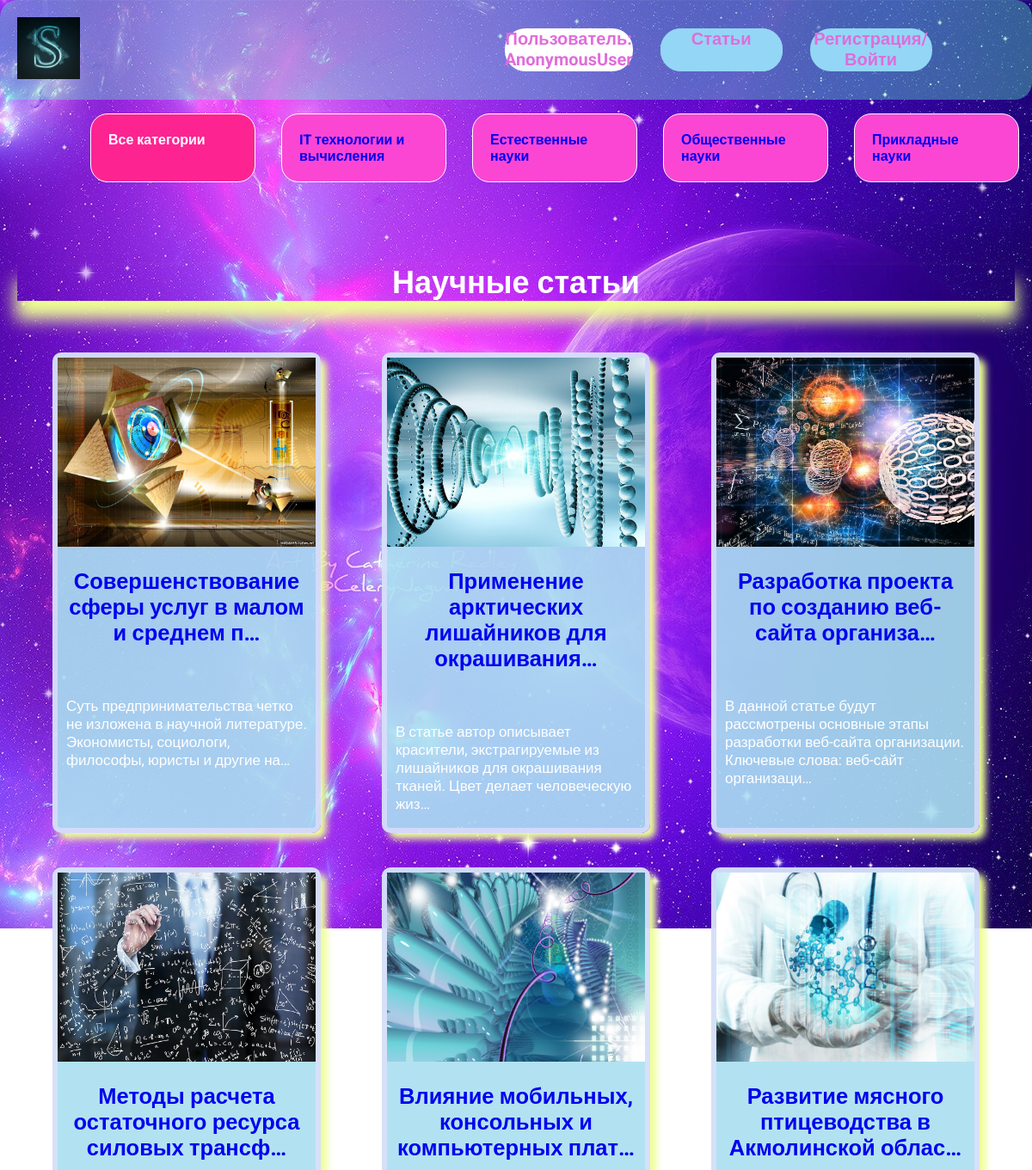
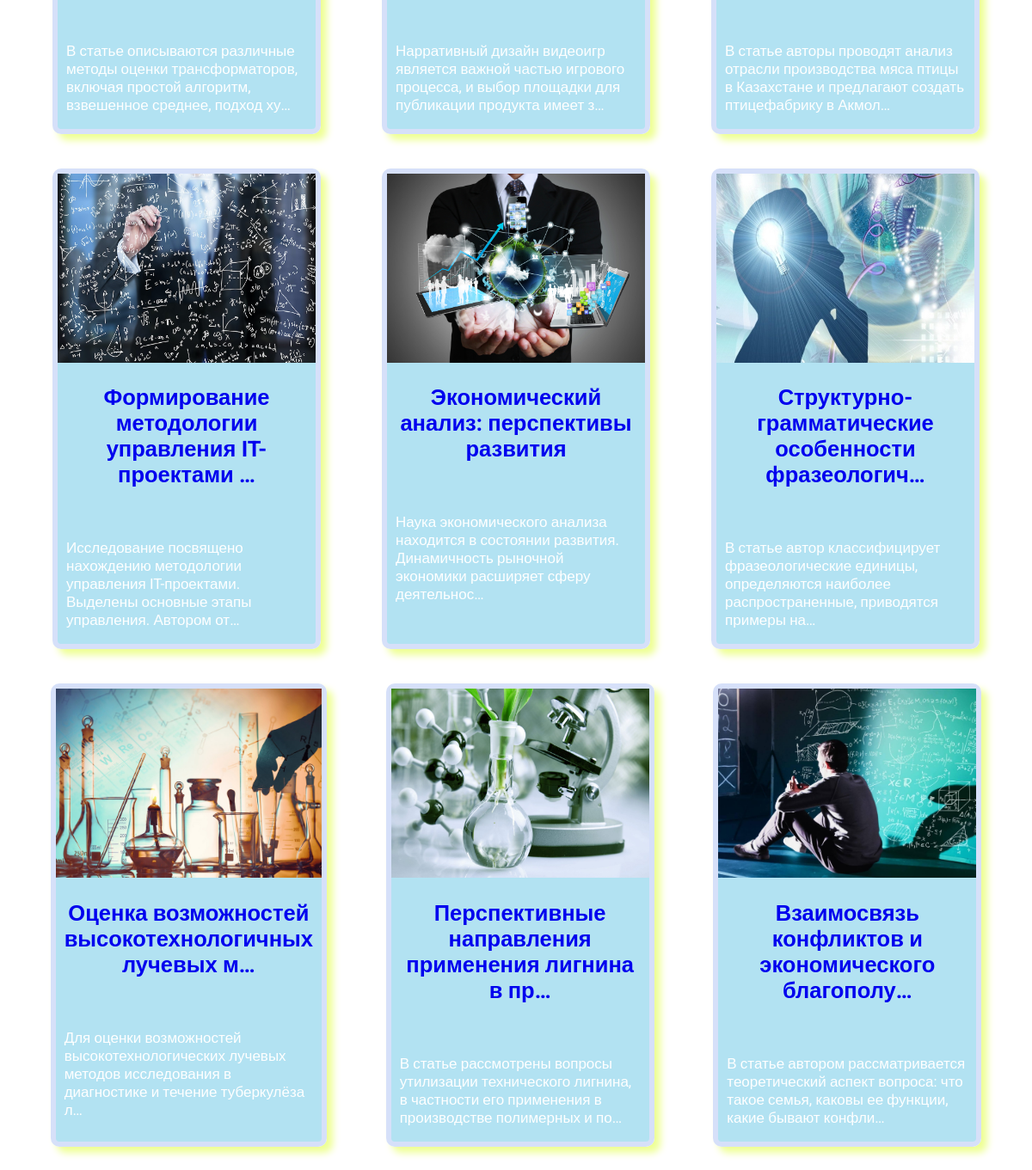
The app's page /articles/ with its own data (2 pictures, top to bottom).
### article/models.py (models this page shows, shortened)
class Category(models.Model):
    name = models.CharField(max_length=100)
    slug = models.SlugField(max_length=200, unique=True)
    def get_absolute_url(self):
        return reverse('category', kwargs={'cat_slug': self.slug})

class Article(models.Model):
    owner = models.ForeignKey(Profile, on_delete=models.SET_NULL, blank=True, null=True, verbose_name='Пользователь')
    slug = models.SlugField(max_length=200, unique=True, default=0, verbose_name='Ссылка')
    title = models.CharField(max_length=200, verbose_name='Название')
    authors = models.CharField(max_length=500, blank=True, verbose_name='Автор')
    description = models.TextField(null=True, blank=True, verbose_name='Описание')
    featured_image = models.ImageField(null=True, blank=True, upload_to="article/%Y/%m/%d", verbose_name='Изображение')
    tags = models.ManyToManyField('Tag', blank=True, verbose_name='Тэг')
    vote_total = models.IntegerField(default=0, null=True, blank=True)
    vote_ratio = models.IntegerField(default=0, null=True, blank=True)
    created = models.DateTimeField(auto_now_add=True)
    file = models.FileField(null=True, blank=True, upload_to='article_f/%Y/%m/%d', verbose_name='Файл публикации')
    cat = models.ForeignKey('Category', on_delete=models.PROTECT, null=True, blank=True)
    is_published = models.BooleanField(default=False)
    class Meta:
        ordering = ['-vote_ratio', '-vote_total']

### article/views.py (the view)
# urls.py: path('articles/', views.articles, name='articles'),
def articles(request, cat_slug=0):
    categories = Category.objects.annotate(Count('article'))
    if cat_slug == 0:
        objects = Article.objects.all()
        return render(request, 'article/articles.html', context={'objects': objects, 'cats': categories, 'cat_selected': 0})
    else:
        category = Category.objects.get(slug=cat_slug)
        objects = Article.objects.filter(cat=category)
        return render(request, 'article/articles.html', context={'objects': objects, 'cats': categories, 'cat_selected': category.id})

### article/templates/article/articles.html
{% extends 'article/base.html' %}
{% load static %}
{% block content %}
<div class="content">
    <div class="wrap">
        <h1 class="articles_head">Научные статьи</h1>
        <div class="block">
            {% for article in objects %}
            {% if article.is_published == True %}
            <div class="element">
                <div>
                    <img src="{{ article.featured_image.url }}" alt="">
                </div>
                <div class="text">
                    <h2 class="text_articles"><a href="{% url 'article' article.id %}">{{ article.title| truncatechars:50 }}</a></h2>
                    <p class="text_art">{{ article.description| truncatechars:120 }}</p>
                </div>
            </div>
            {% endif %}
            {% endfor %}
        </div>
    </div>
</div>
{% endblock %}

### article/templates/article/base.html (shortened to what this page needs)
<!DOCTYPE html>
{% load static %}
<html lang="en">
<head>
  <link rel="stylesheet" href="{% static 'styles/style.css' %}" />
</head>
<body>
{% include 'article/navbar.html' %}
       <div class="sidebar">
            <ul class="cat">
                {% if cat_selected == 0 %}
                <li class="selected">Все категории</li>
                {% else %}
                <li class="selected" id="nan"><a href="{% url 'articles' %}">Все категории</a></li>
                {% endif %}
                {% for cat in cats %}
                    {% if cat.article__count > 0 %}
                        {% if cat.pk == cat_selected %}
                            <li class="selected" id="non">{{ cat.name }}</li>
                        {% else %}
                            <li class="nonslected"><a href="{{ cat.get_absolute_url }}">{{ cat.name }}</a></li>
                        {% endif %}
                    {% endif %}
                {% endfor %}
            </ul>
        </div>
{% block content %}  {% endblock %}
</body>
</html>

### article/static/styles/style.css (style rules this page uses)
body { font-family: 'Roboto', sans-serif; padding: 0; margin: 0; background: url("/static/images/back1.jpg") 50% 0 no-repeat fixed; }
.wrap { max-width: 1200px; margin: 0 auto; padding: 20px; box-sizing: border-box; }
.block { display: flex; flex-wrap: wrap; justify-content: space-evenly; margin-bottom: 60px; }
.element, .count { width: 500px; background-color: #aadff1e6; flex-basis: 300px; border: 6px solid #e6e0fdb0; border-radius: 10px; margin: 20px 30px; box-shadow: 7px 7px 9px #eeff93; }
.text_articles { height: auto; }
.text { text-align: left; margin: 10px; color: #ffffff; font-size: 17px; }
.element img { width: 100%; }
.block img { height: 220px; max width: 300px; }
.content h1 { text-align: center; margin: 60px 0 40px; font-size: 36px; }
.img +h2, .text h2 { text-align: center; margin-bottom: 60px; }
.articles_head { font-size: 40px; color: #ffffff; box-shadow: 0px 20px 20px 2px #eeff93; }
a, li { text-decoration: none; }
.sidebar { margin-left: 65px; text-align:left; }
.cat { display: inline-flex; list-style: none; gap: 30px; }
.nonslected { color: #red; margin: 0px; width: 150px; font-size: 16px; padding: 20px; border: 1px solid #FFF; font-weight: bold; background: #fb46d3; align-items: center; border-radius: 20px; }
.selected { color: #ffffff; margin: 0px; width: 150px; font-size: 16px; padding: 20px; border: 1px solid #FFF; font-weight: bold; background: #fd2491; align-items: center; border-radius: 20px; }

### records on screen
Category: name "IT технологии и вычисления"
Category: name "Естественные науки"
Category: name "Общественные науки"
Category: name "Прикладные науки"
Article: featured_image (picture), title "Совершенствование сферы услуг в малом и среднем п…", description "Суть предпринимательства четко не изложена в научной ли\u0002тературе. Экономисты, социологи, философы, юристы и другие на…"
Article: featured_image (picture), title "Применение арктических лишайников для окрашивания…", description "В статье автор описывает красители, экстрагируемые из лишайников для окрашивания тканей. Цвет делает человеческую жиз…"
Article: featured_image (picture), title "Разработка проекта по созданию веб-сайта организа…", description "В данной статье будут рассмотрены основные этапы разработки веб-сайта организации. Ключевые слова: веб-сайт организаци…"
Article: featured_image (picture), title "Методы расчета остаточного ресурса силовых трансф…", description "В статье описываются различные методы оценки трансформаторов, включая простой алгоритм, взвешенное среднее, подход ху…"
Article: featured_image (picture), title "Влияние мобильных, консольных и компьютерных плат…", description "Нарративный дизайн видеоигр является важной частью игрового процесса, и выбор площадки для публикации про\u0002дукта имеет з…"
Article: featured_image (picture), title "Развитие мясного птицеводства в Акмолинской облас…", description "В статье авторы проводят анализ отрасли производства мяса птицы в Казахстане и предлагают создать птицефабрику в Ак\u0002мол…"
Article: featured_image (picture), title "Формирование методологии управления IT-проектами …", description "Исследование посвящено нахождению методологии управления IT-проектами. Выделены основные этапы управления. Автором от…"
Article: featured_image (picture), title "Экономический анализ: перспективы развития", description "Наука экономического анализа находится в состоянии развития. Динамичность рыночной экономики расширяет сферу деятельнос…"
Article: featured_image (picture), title "Структурно-грамматические особенности фразеологич…", description "В статье автор классифицирует фразеологические единицы, определяются наиболее распространенные, приводятся примеры на…"
Article: featured_image (picture), title "Оценка возможностей высокотехнологичных лучевых м…", description "Для оценки возможностей высокотехнологических лучевых методов исследования в диагностике и течение туберкулёза л…"
Article: featured_image (picture), title "Перспективные направления применения лигнина в пр…", description "В статье рассмотрены вопросы утилизации технического лигнина, в частности его применения в производстве полимерных и по…"
Article: featured_image (picture), title "Взаимосвязь конфликтов и экономического благополу…", description "В статье автором рассматривается теоретический аспект вопроса: что такое семья, каковы ее функции, какие бывают кон\u0002фли…"

### other values on screen
{{ user }} "AnonymousUser"
